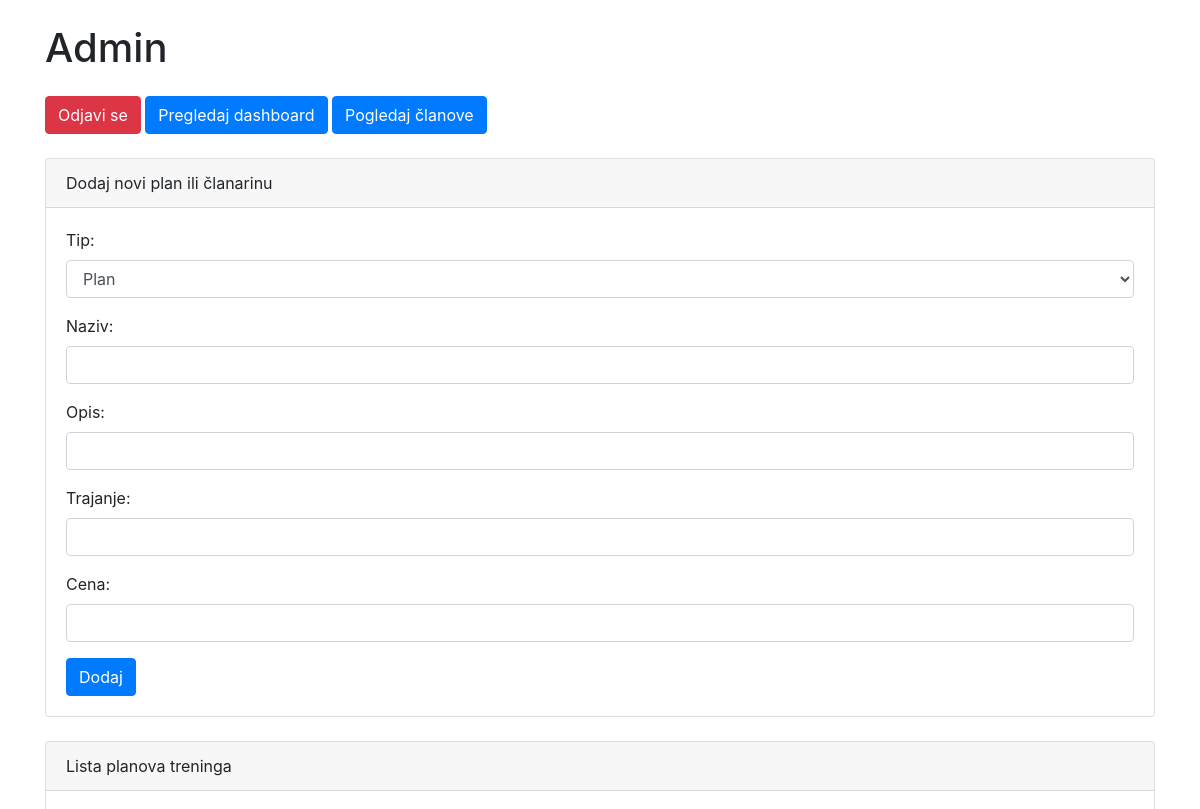
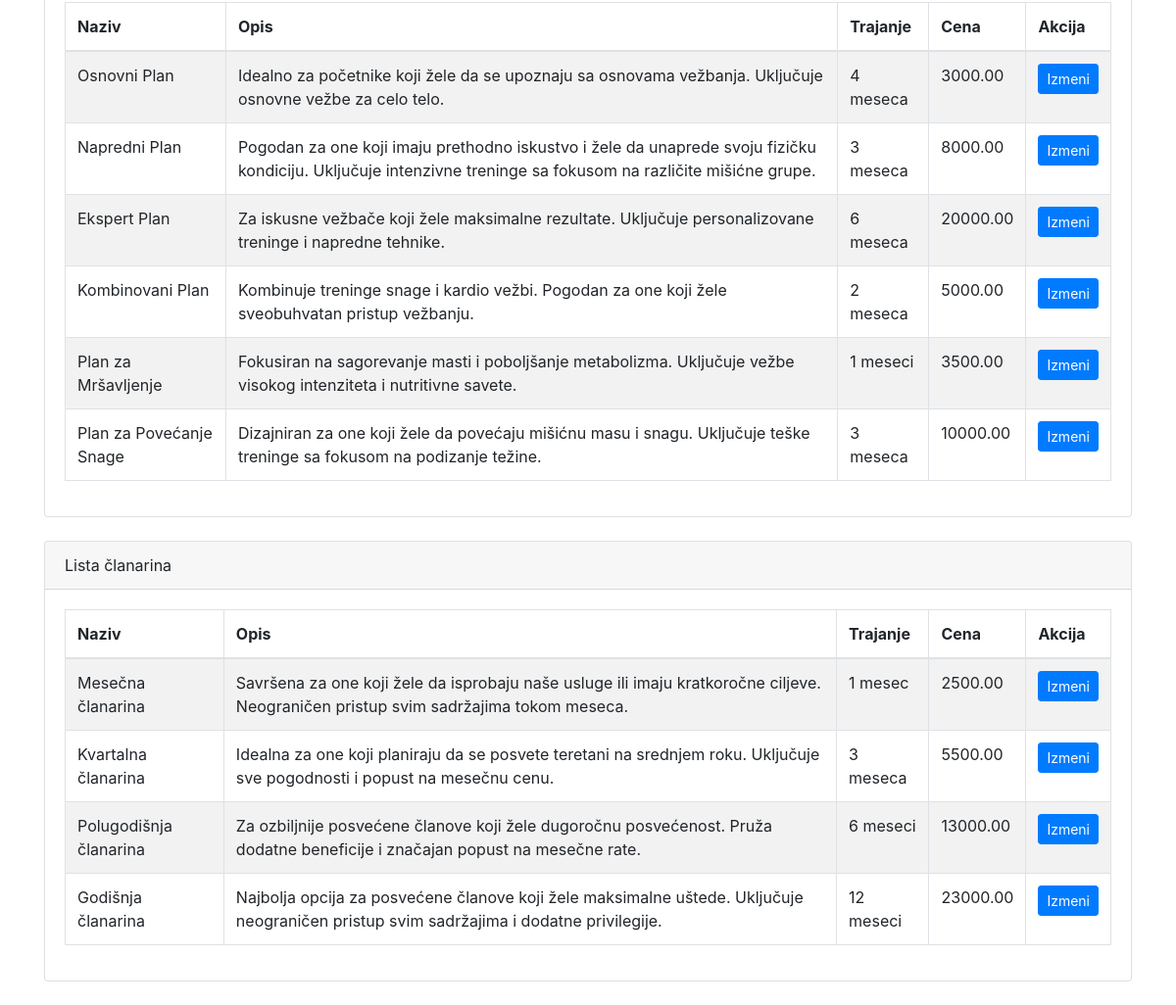
Screenshot of /admin_plan.php with the database file from the repository (2 pictures, top to bottom).
### tables this page shows
CREATE TABLE `plan` (
  `id` int(11) NOT NULL,
  `naziv` varchar(100) NOT NULL,
  `opis` text DEFAULT NULL,
  `trajanje` varchar(50) DEFAULT NULL,
  `cena` decimal(10,2) DEFAULT NULL,
  `status` tinyint(1) DEFAULT 0,
  `prikazi_na_pocetnoj` tinyint(1) DEFAULT 0
);

CREATE TABLE `clanarina` (
  `id` int(11) NOT NULL,
  `naziv` varchar(100) NOT NULL,
  `cena` decimal(10,2) DEFAULT NULL,
  `trajanje` varchar(20) DEFAULT NULL,
  `opis` text DEFAULT NULL
);

### admin_plan.php (the view, shortened to what this page needs)
<?php
include "config.php";
$sql_plan = "SELECT * FROM plan";
$result_plan = mysqli_query($conn, $sql_plan);
$sql_clanarina = "SELECT * FROM clanarina";
$result_clanarina = mysqli_query($conn, $sql_clanarina);
?>
<!DOCTYPE html>
<html lang="en">
<head>
    <link href="https://stackpath.bootstrapcdn.com/bootstrap/4.5.2/css/bootstrap.min.css" rel="stylesheet">
</head>
<body>
    <div class="container mt-4">
        <h1 class="mb-4">Admin</h1>
        <div class="mb-4">
            <a href="index.php" class="btn btn-danger">Odjavi se</a>
            <a href="admin_dashboard.php" class="btn btn-primary">Pregledaj dashboard</a>
            <a href="admin_client.php" class="btn btn-primary">Pogledaj članove</a>
        </div>
        <div class="card mb-4">
            <div class="card-header">
                Dodaj novi plan ili članarinu
            </div>
            <div class="card-body">
                <form action="admin_plan.php" method="POST">
                    <div class="form-group">
                        <label for="tip">Tip:</label>
                        <select class="form-control" id="tip" name="tip" required>
                            <option value="plan">Plan</option>
                        </select>
                    </div>
                    <div class="form-group">
                        <label for="naziv">Naziv:</label>
                        <input type="text" class="form-control" id="naziv" name="naziv" required>
                    </div>
                    <div class="form-group">
                        <label for="opis">Opis:</label>
                        <input type="text" class="form-control" id="opis" name="opis" required>
                    </div>
                    <div class="form-group">
                        <label for="trajanje">Trajanje:</label>
                        <input type="text" class="form-control" id="trajanje" name="trajanje" required>
                    </div>
                    <div class="form-group">
                        <label for="cena">Cena:</label>
                        <input type="text" class="form-control" id="cena" name="cena" required>
                    </div>
                    <button type="submit" class="btn btn-primary" name="submit">Dodaj</button>
                </form>
            </div>
        </div>
        <div class="card mb-4">
            <div class="card-header">
                Lista planova treninga
            </div>
            <div class="card-body">
                <?php
                if (mysqli_num_rows($result_plan) > 0) {
                    echo "<table class='table table-bordered table-striped'>";
                    echo "<thead>";
                    echo "<tr>";
                    echo "<th>Naziv</th>";
                    echo "<th>Opis</th>";
                    echo "<th>Trajanje</th>";
                    echo "<th>Cena</th>";
                    echo "<th>Akcija</th>";
                    echo "</tr>";
                    echo "</thead>";
                    echo "<tbody>";
                    while($row = mysqli_fetch_assoc($result_plan)) {
                        echo "<tr>";
                        echo "<td>" . $row['naziv'] . "</td>";
                        echo "<td>" . $row['opis'] . "</td>";
                        echo "<td>" . $row['trajanje'] . "</td>";
                        echo "<td>" . $row['cena'] . "</td>";
                        echo "<td><a href='edit_plan.php?id=" . $row['id'] . "' class='btn btn-primary btn-sm'>Izmeni</a></td>";
                        echo "</tr>";
                    }
                    echo "</tbody>";
                    echo "</table>";
                } else {
                    echo "Nema planova treninga.";
                }
                ?>
            </div>
        </div>
        <div class="card mb-4">
            <div class="card-header">
                Lista članarina
            </div>
            <div class="card-body">
                <?php
                if (mysqli_num_rows($result_clanarina) > 0) {
                    echo "<table class='table table-bordered table-striped'>";
                    echo "<thead>";
                    echo "<tr>";
                    echo "<th>Naziv</th>";
                    echo "<th>Opis</th>";
                    echo "<th>Trajanje</th>";
                    echo "<th>Cena</th>";
                    echo "<th>Akcija</th>";
                    echo "</tr>";
                    echo "</thead>";
                    echo "<tbody>";
                    while($row = mysqli_fetch_assoc($result_clanarina)) {
                        echo "<tr>";
                        echo "<td>" . $row['naziv'] . "</td>";
                        echo "<td>" . $row['opis'] . "</td>";
                        echo "<td>" . $row['trajanje'] . "</td>";
                        echo "<td>" . $row['cena'] . "</td>";
                        echo "<td><a href='edit_clanarina.php?id=" . $row['id'] . "' class='btn btn-primary btn-sm'>Izmeni</a></td>";
                        echo "</tr>";
                    }
                    echo "</tbody>";
                    echo "</table>";
                } else {
                    echo "Nema članarina.";
                }
                ?>
            </div>
        </div>
    </div>
</body>
</html>

### rows the page displays
plan: naziv "Osnovni Plan", opis "Idealno za početnike koji žele da se upoznaju sa osnovama vežbanja. Uključuje osnovne vežbe za celo telo.", trajanje "4 meseca", cena "3000.00"
plan: naziv "Napredni Plan", opis "Pogodan za one koji imaju prethodno iskustvo i žele da unaprede svoju fizičku kondiciju. Uključuje intenzivne treninge sa fokusom na različite mišićne grupe.", trajanje "3 meseca", cena "8000.00"
plan: naziv "Ekspert Plan", opis "Za iskusne vežbače koji žele maksimalne rezultate. Uključuje personalizovane treninge i napredne tehnike.", trajanje "6 meseca", cena "20000.00"
plan: naziv "Kombinovani Plan", opis "Kombinuje treninge snage i kardio vežbi. Pogodan za one koji žele sveobuhvatan pristup vežbanju.", trajanje "2 meseca", cena "5000.00"
plan: naziv "Plan za Mršavljenje", opis "Fokusiran na sagorevanje masti i poboljšanje metabolizma. Uključuje vežbe visokog intenziteta i nutritivne savete.", trajanje "1 meseci", cena "3500.00"
plan: naziv "Plan za Povećanje Snage", opis "Dizajniran za one koji žele da povećaju mišićnu masu i snagu. Uključuje teške treninge sa fokusom na podizanje težine.", trajanje "3 meseca", cena "10000.00"
clanarina: naziv "Mesečna članarina", opis "Savršena za one koji žele da isprobaju naše usluge ili imaju kratkoročne ciljeve. Neograničen pristup svim sadržajima tokom meseca.", trajanje "1 mesec", cena "2500.00"
clanarina: naziv "Kvartalna članarina", opis "Idealna za one koji planiraju da se posvete teretani na srednjem roku. Uključuje sve pogodnosti i popust na mesečnu cenu.", trajanje "3 meseca", cena "5500.00"
clanarina: naziv "Polugodišnja članarina", opis "Za ozbiljnije posvećene članove koji žele dugoročnu posvećenost. Pruža dodatne beneficije i značajan popust na mesečne rate.", trajanje "6 meseci", cena "13000.00"
clanarina: naziv "Godišnja članarina", opis "Najbolja opcija za posvećene članove koji žele maksimalne uštede. Uključuje neograničen pristup svim sadržajima i dodatne privilegije.", trajanje "12 meseci", cena "23000.00"
